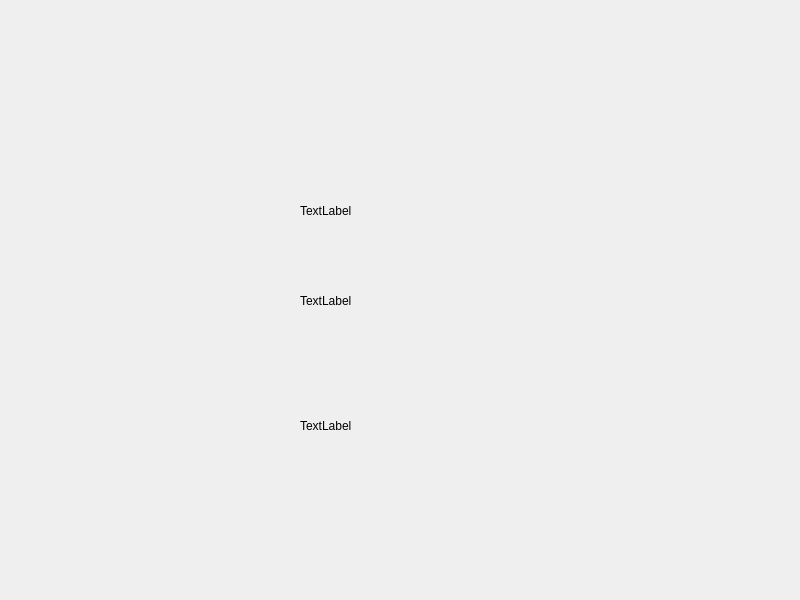
<?xml version="1.0" encoding="UTF-8"?>
<ui version="4.0">
 <class>Widget</class>
 <widget class="QWidget" name="Widget">
  <property name="geometry">
   <rect>
    <x>0</x>
    <y>0</y>
    <width>800</width>
    <height>600</height>
   </rect>
  </property>
  <property name="windowTitle">
   <string>Widget</string>
  </property>
  <widget class="QLabel" name="label">
   <property name="geometry">
    <rect>
     <x>300</x>
     <y>170</y>
     <width>141</width>
     <height>81</height>
    </rect>
   </property>
   <property name="text">
    <string>TextLabel</string>
   </property>
  </widget>
  <widget class="QLabel" name="label_2">
   <property name="geometry">
    <rect>
     <x>300</x>
     <y>270</y>
     <width>131</width>
     <height>61</height>
    </rect>
   </property>
   <property name="text">
    <string>TextLabel</string>
   </property>
  </widget>
  <widget class="QLabel" name="label_3">
   <property name="geometry">
    <rect>
     <x>300</x>
     <y>390</y>
     <width>181</width>
     <height>71</height>
    </rect>
   </property>
   <property name="text">
    <string>TextLabel</string>
   </property>
  </widget>
 </widget>
 <resources/>
 <connections/>
</ui>
